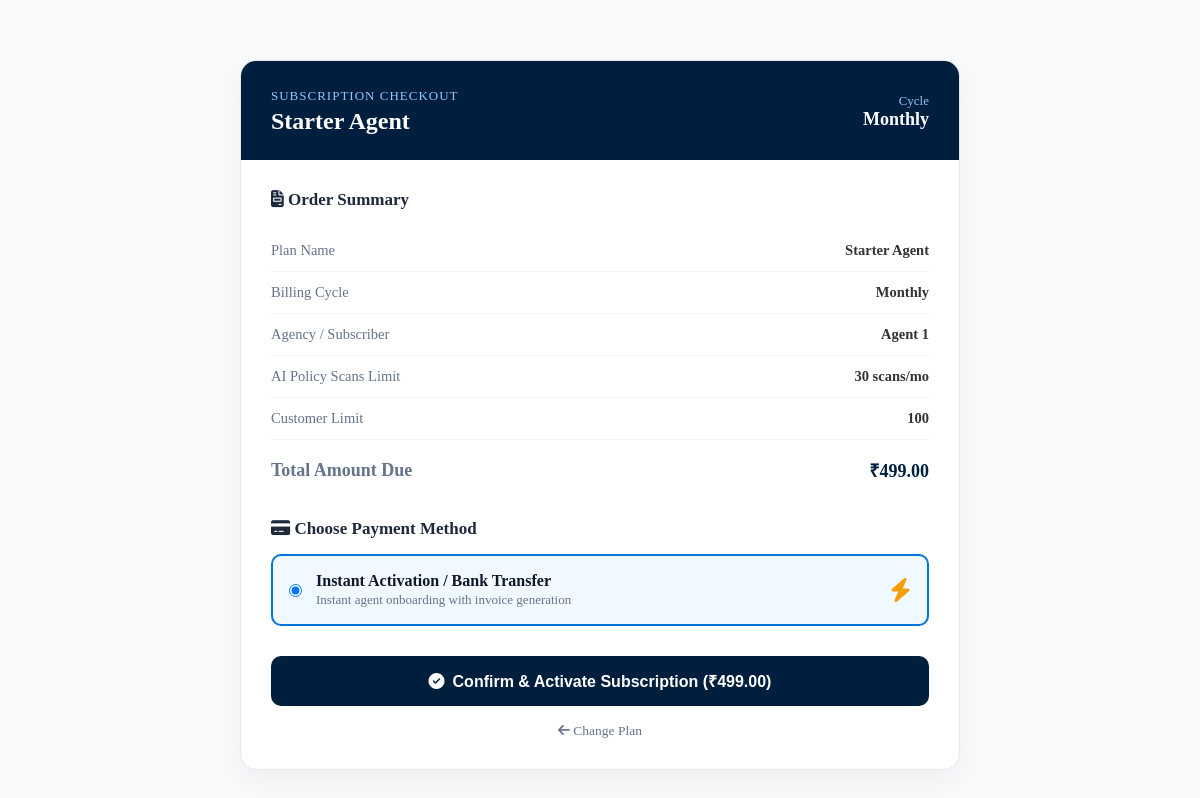
The page /payment_checkout.php?plan_id=1&cycle=monthly (signed in) on the database as committed earlier.
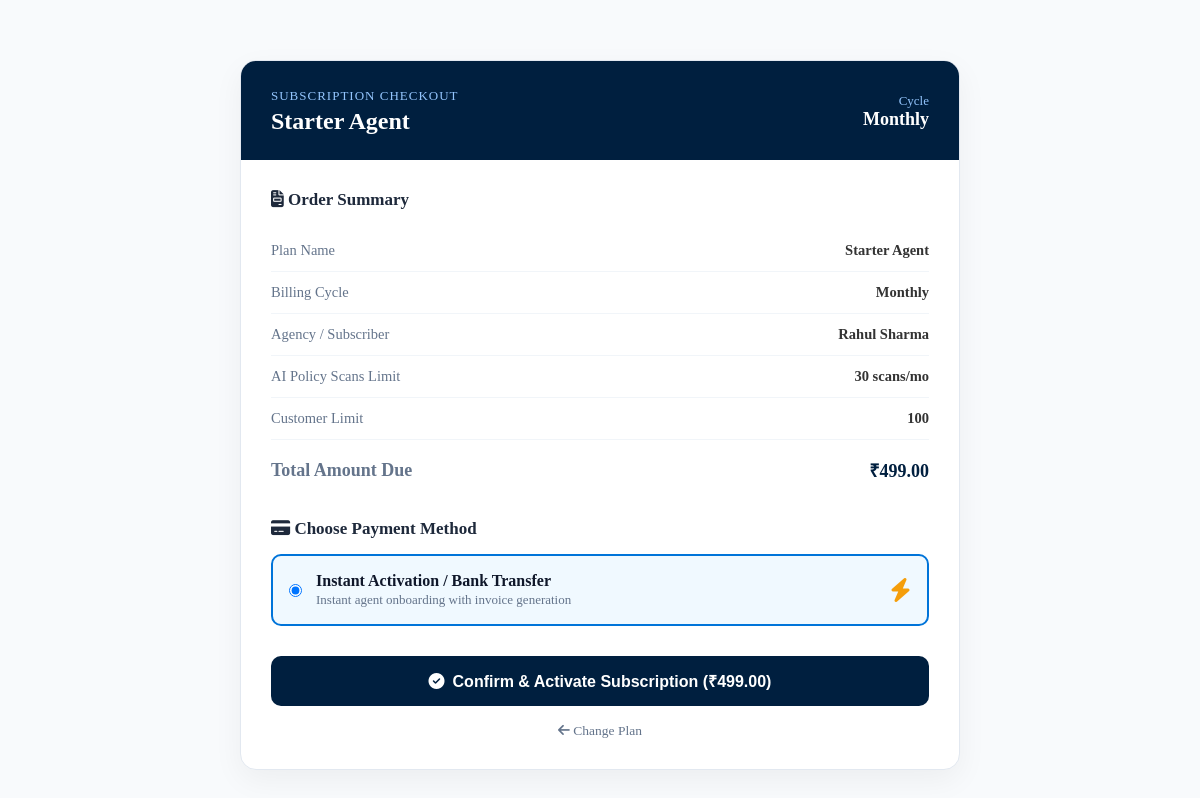
The same page on the database as committed later.
### tables this page shows
CREATE TABLE `subscription_plans` (
  `id` BIGINT AUTO_INCREMENT PRIMARY KEY,
  `name` VARCHAR(100) NOT NULL,
  `slug` VARCHAR(100) NOT NULL UNIQUE,
  `description` TEXT NULL,
  `monthly_price` DECIMAL(10,2) NOT NULL DEFAULT 0.00,
  `quarterly_price` DECIMAL(10,2) NOT NULL DEFAULT 0.00,
  `yearly_price` DECIMAL(10,2) NOT NULL DEFAULT 0.00,
  `validity_days` INT NOT NULL DEFAULT 30,
  `max_customers` INT NOT NULL DEFAULT 100,
  `max_policies` INT NOT NULL DEFAULT 200,
  `monthly_ai_scans` INT NOT NULL DEFAULT 50,
  `team_members_limit` INT NOT NULL DEFAULT 1,
  `whatsapp_limit` INT NOT NULL DEFAULT 500,
  `reports_access` BOOLEAN NOT NULL DEFAULT TRUE,
  `advanced_features` BOOLEAN NOT NULL DEFAULT FALSE,
  `is_trial` BOOLEAN NOT NULL DEFAULT FALSE,
  `trial_days` INT NOT NULL DEFAULT 0,
  `is_active` BOOLEAN NOT NULL DEFAULT TRUE,
  `display_order` INT NOT NULL DEFAULT 0,
  `created_at` DATETIME DEFAULT CURRENT_TIMESTAMP,
  `updated_at` DATETIME DEFAULT CURRENT_TIMESTAMP ON UPDATE CURRENT_TIMESTAMP,
  INDEX `idx_plan_slug` (`slug`),
  INDEX `idx_plan_active` (`is_active`)
);

CREATE TABLE `agents` (
  `id` BIGINT AUTO_INCREMENT PRIMARY KEY,
  `user_id` BIGINT NOT NULL UNIQUE,
  `branch_id` BIGINT NULL,
  `agent_code` VARCHAR(30) NOT NULL UNIQUE,
  `name` VARCHAR(150) NOT NULL,
  `agency_name` VARCHAR(200) NULL,
  `mobile` VARCHAR(15) NOT NULL,
  `email` VARCHAR(200) NULL,
  `address` TEXT NULL,
  `city` VARCHAR(100) NULL,
  `pincode` VARCHAR(10) NULL,
  `state` VARCHAR(100) NULL,
  `pan_number` VARCHAR(10) NULL,
  `aadhar_number` VARCHAR(12) NULL,
  `license_number` VARCHAR(30) NULL,
  `license_expiry_date` DATE NULL,
  `tds_rate` DECIMAL(5,2) NOT NULL DEFAULT 5.00,
  `joining_date` DATE NULL,
  `bank_name` VARCHAR(100) NULL,
  `bank_account_no` VARCHAR(20) NULL,
  `ifsc_code` VARCHAR(11) NULL,
  `referral_code` VARCHAR(50) NULL,
  `referred_by_agent_id` BIGINT NULL,
  `logo_path` VARCHAR(255) NULL,
  `whatsapp_consent` TINYINT(1) NOT NULL DEFAULT 1,
  `email_consent` TINYINT(1) NOT NULL DEFAULT 1,
  `terms_accepted_at` DATETIME NULL,
  `active_subscription_id` BIGINT NULL,
  `upi_id` VARCHAR(60) NULL,
  `wallet_balance` DECIMAL(14,2) DEFAULT 0.00,
  `outstanding_balance` DECIMAL(14,2) DEFAULT 0.00,
  `is_active` BOOLEAN DEFAULT TRUE,
  `created_at` DATETIME DEFAULT CURRENT_TIMESTAMP,
  `updated_at` DATETIME DEFAULT CURRENT_TIMESTAMP ON UPDATE CURRENT_TIMESTAMP,
  FOREIGN KEY (`user_id`) REFERENCES `users`(`id`) ON DELETE CASCADE,
  FOREIGN KEY (`branch_id`) REFERENCES `branches`(`id`) ON DELETE SET NULL,
  INDEX `idx_user_id` (`user_id`),
  INDEX `idx_branch_id` (`branch_id`),
  INDEX `idx_agent_code` (`agent_code`),
  INDEX `idx_license_expiry` (`license_expiry_date`),
  INDEX `idx_ag_active_sub` (`active_subscription_id`),
  INDEX `idx_ag_ref_code` (`referral_code`)
);

### config.php (called while the page is built, shortened)
<?php
function getDBConnection() {
    try {
        for ($try = 0; ; $try++) {
            try {
                $conn = new mysqli(DB_HOST, DB_USER, DB_PASS, DB_NAME);
                break;
            } catch (mysqli_sql_exception $e) {
                if ($try >= 3 || in_array($e->getCode(), [1044, 1045, 1049], true)) throw $e;
                error_log("DB connect retry " . ($try + 1) . ": " . $e->getMessage());
                usleep([150000, 400000, 900000][$try]);
            }
        }
        $conn->set_charset("utf8mb4");
        return $conn;
    } catch (Throwable $e) {
        error_log("Database error: " . $e->getMessage());
        $msg = htmlspecialchars($e->getMessage());
        die("<div style='font-family:sans-serif;max-width:620px;margin:50px auto;padding:25px;border:1px solid #f5c6cb;background:#f8d7da;color:#721c24;border-radius:8px;box-shadow:0 4px 12px rgba(0,0,0,0.08);'>
            <h3 style='margin-top:0;color:#721c24;'>Database Error</h3>
            <p><strong>Cause:</strong> " . $msg . "</p>
            <p style='font-size:14px;color:#555;'>Please verify your credentials in <code>config.php</code> or initialize your database using <a href='setup.php' style='color:#0d6efd;font-weight:bold;'>setup.php</a>.</p>
        </div>");
    }
}
function getSetting($key, $default = null) {
    try {
        $conn = getDBConnection();
        $stmt = $conn->prepare("SELECT setting_value FROM system_settings WHERE setting_key = ?");
        $stmt->bind_param("s", $key);
        $stmt->execute();
        $result = $stmt->get_result();
        if ($result->num_rows > 0) {
            $row = $result->fetch_assoc();
            $value = $row['setting_value'];
            return $value;
        }
        return $default;
    } catch (Exception $e) {
        error_log("Get setting error: " . $e->getMessage());
        return $default;
    }
}
function agentIdForUser($conn, $uid) {
    static $memo = [];
    $uid = (int)$uid;
    $st = $conn->prepare("SELECT id FROM agents WHERE user_id = ? LIMIT 1");
    $st->bind_param('i', $uid);
    $st->execute();
    $r = $st->get_result()->fetch_row();
    return $memo[$uid] = $r ? (int)$r[0] : null;
}
function getBranding() {
    static $cache = null;
    $defaults = [
        'site_name' => 'Insurance Management System',
        'site_logo' => 'uploads/logos/site_logo.png',
        'currency_symbol' => '₹',
        'site_footer' => ''
    ];
    try {
        $logo = getSetting('site_logo', $defaults['site_logo']);
        $cache = [
            'site_name' => getSetting('site_name', $defaults['site_name']),
            'site_logo' => $logo,
            'currency_symbol' => getSetting('currency_symbol', $defaults['currency_symbol']),
            'site_footer' => getSetting('site_footer', $defaults['site_footer'])
        ];
    } catch (Exception $e) {
        $cache = $defaults;
    }
    return $cache;
}

### payment_checkout.php (the view, shortened to what this page needs)
<?php
require_once 'config.php';
$userId = (int)($_SESSION['user_id'] ?? 0);
$conn = getDBConnection();
$branding = getBranding();
$currency = $branding['currency_symbol'] ?? '₹';
$aid = agentIdForUser($conn, $userId);
$planId = (int)($_GET['plan_id'] ?? 0);
$cycle = strtolower(trim($_GET['cycle'] ?? 'monthly'));
$pStmt = $conn->prepare("SELECT * FROM subscription_plans WHERE id = ? AND is_active = 1 LIMIT 1");
$pStmt->bind_param("i", $planId);
$pStmt->execute();
$plan = $pStmt->get_result()->fetch_assoc();
if ($plan['is_trial']) {
    $cycle = 'trial';
    $amount = 0.00;
} else {
    if ($cycle === 'quarterly') {
        $amount = (float)$plan['quarterly_price'];
    } elseif ($cycle === 'yearly') {
        $amount = (float)$plan['yearly_price'];
    } else {
        $cycle = 'monthly';
        $amount = (float)$plan['monthly_price'];
    }
}
$agentStmt = $conn->prepare("SELECT a.*, u.email AS user_email FROM agents a JOIN users u ON u.id = a.user_id WHERE a.id = ? LIMIT 1");
$agentStmt->bind_param("i", $aid);
$agentStmt->execute();
$agent = $agentStmt->get_result()->fetch_assoc();
$razorpayEnabled = getSetting('razorpay_enabled', '0') === '1';
$offlineEnabled = getSetting('payment_offline_enabled', '1') === '1';
$razorpayOrderId = null;
?>
<!DOCTYPE html>
<html lang="en">
<head>
    <link rel="stylesheet" href="styles.css?v=5.0">
    <link rel="stylesheet" href="https://cdnjs.cloudflare.com/ajax/libs/font-awesome/6.5.1/css/all.min.css">
</head>
<body style="background: #f8fafc; font-family: inherit;">
    <div style="padding: 20px;">
        <div class="checkout-box">
            <div class="checkout-head">
                <div style="display: flex; justify-content: space-between; align-items: center;">
                    <div>
                        <span style="font-size: 13px; text-transform: uppercase; letter-spacing: 1px; color: #93c5fd;">Subscription Checkout</span>
                        <h2 style="margin: 4px 0 0; font-size: 24px; color: white;"><?php echo htmlspecialchars($plan['name']); ?></h2>
                    </div>
                    <div style="text-align: right;">
                        <span style="font-size: 13px; color: #93c5fd;">Cycle</span>
                        <div style="font-size: 18px; font-weight: 700; text-transform: capitalize;"><?php echo htmlspecialchars($cycle); ?></div>
                    </div>
                </div>
            </div>
            <div class="checkout-body">
                <h3 style="margin-top: 0; color: #1e293b; font-size: 17px;"><i class="fas fa-file-invoice"></i> Order Summary</h3>
                <table class="order-summary-table">
                    <tr>
                        <td style="color: #64748b;">Plan Name</td>
                        <td style="text-align: right; font-weight: 600;"><?php echo htmlspecialchars($plan['name']); ?></td>
                    </tr>
                    <tr>
                        <td style="color: #64748b;">Billing Cycle</td>
                        <td style="text-align: right; font-weight: 600; text-transform: capitalize;"><?php echo htmlspecialchars($cycle); ?></td>
                    </tr>
                    <tr>
                        <td style="color: #64748b;">Agency / Subscriber</td>
                        <td style="text-align: right; font-weight: 600;"><?php echo htmlspecialchars($agent['agency_name'] ?: $agent['name']); ?></td>
                    </tr>
                    <tr>
                        <td style="color: #64748b;">AI Policy Scans Limit</td>
                        <td style="text-align: right; font-weight: 600;"><?php echo number_format($plan['monthly_ai_scans']); ?> scans/mo</td>
                    </tr>
                    <tr>
                        <td style="color: #64748b;">Customer Limit</td>
                        <td style="text-align: right; font-weight: 600;"><?php echo (int)$plan['max_customers'] > 99999 ? 'Unlimited' : number_format($plan['max_customers']); ?></td>
                    </tr>
                    <tr>
                        <td style="color: #64748b;">Total Amount Due</td>
                        <td style="text-align: right; color: #001f3f;"><?php echo $currency . number_format($amount, 2); ?></td>
                    </tr>
                </table>
                <h3 style="margin: 25px 0 15px; color: #1e293b; font-size: 17px;"><i class="fas fa-credit-card"></i> Choose Payment Method</h3>
                <?php if ($offlineEnabled || !$razorpayOrderId): ?>
                    <div class="method-card <?php echo (!$razorpayOrderId) ? 'active' : ''; ?>" onclick="selectMethod('offline')">
                        <div style="display: flex; align-items: center; gap: 14px;">
                            <input type="radio" name="pay_method" id="m_offline" value="offline" <?php echo (!$razorpayOrderId) ? 'checked' : ''; ?>>
                            <div>
                                <label for="m_offline" style="font-weight: 700; color: #0f172a; cursor: pointer; display: block;">Instant Activation / Bank Transfer</label>
                                <span style="font-size: 13px; color: #64748b;">Instant agent onboarding with invoice generation</span>
                            </div>
                        </div>
                        <i class="fas fa-bolt" style="font-size: 24px; color: #f59e0b;"></i>
                    </div>
                <?php endif; ?>
                <div style="margin-top: 30px;">
                    <form method="POST" action="payment_verify.php" id="offlineForm" style="<?php echo ($razorpayEnabled && $razorpayOrderId) ? 'display:none;' : ''; ?>">
                        <button type="submit" class="btn btn-primary btn-block" style="width: 100%; padding: 14px; font-size: 16px; font-weight: 700; border-radius: 8px;">
                            <i class="fas fa-check-circle"></i> Confirm & Activate Subscription (<?php echo $currency . number_format($amount, 2); ?>)
                        </button>
                    </form>
                    <div style="margin-top: 15px; text-align: center;">
                        <a href="agent_plans.php" style="color: #64748b; font-size: 13.5px; text-decoration: none;">
                            <i class="fas fa-arrow-left"></i> Change Plan
                        </a>
                    </div>
                </div>
            </div>
        </div>
    </div>
</body>
</html>

### payment_checkout.php (style rules this page uses)
.checkout-box { max-width: 720px; margin: 40px auto; background: white; border-radius: 16px; border: 1px solid #e2e8f0; box-shadow: 0 10px 30px rgba(0, 0, 0, 0.05); overflow: hidden; }
.checkout-head { background: #001f3f; color: white; padding: 25px 30px; }
.checkout-body { padding: 30px; }
.order-summary-table { width: 100%; border-collapse: collapse; margin: 20px 0; }
.order-summary-table td { padding: 12px 0; border-bottom: 1px solid #f1f5f9; font-size: 14.5px; }
.order-summary-table tr:last-child td { border-bottom: none; font-weight: 700; font-size: 18px; color: #001f3f; padding-top: 18px; }
.method-card { border: 2px solid #cbd5e1; border-radius: 10px; padding: 16px; display: flex; align-items: center; justify-content: space-between; margin-bottom: 15px; cursor: pointer; transition: all 0.2s; }
.method-card:hover, .method-card.active { border-color: #0074D9; background: #f0f9ff; }

Rows that differ between the two databases and show on the page:
changed agents: name "Agent 1" → "Rahul Sharma"
